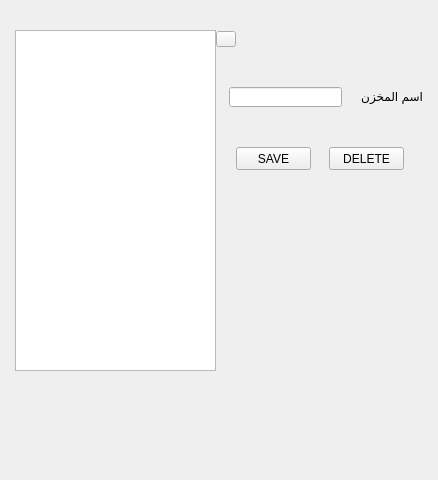
<?xml version="1.0" encoding="UTF-8"?>
<ui version="4.0">
 <class>storage_rege</class>
 <widget class="QDialog" name="storage_rege">
  <property name="geometry">
   <rect>
    <x>0</x>
    <y>0</y>
    <width>438</width>
    <height>480</height>
   </rect>
  </property>
  <property name="windowTitle">
   <string>Dialog</string>
  </property>
  <widget class="QLabel" name="label">
   <property name="geometry">
    <rect>
     <x>352</x>
     <y>84</y>
     <width>71</width>
     <height>25</height>
    </rect>
   </property>
   <property name="text">
    <string>اسم المخزن</string>
   </property>
  </widget>
  <widget class="QPushButton" name="pushButton_2">
   <property name="geometry">
    <rect>
     <x>236</x>
     <y>147</y>
     <width>75</width>
     <height>23</height>
    </rect>
   </property>
   <property name="text">
    <string>SAVE</string>
   </property>
   <property name="autoDefault">
    <bool>false</bool>
   </property>
  </widget>
  <widget class="QListView" name="listView">
   <property name="geometry">
    <rect>
     <x>15</x>
     <y>30</y>
     <width>201</width>
     <height>341</height>
    </rect>
   </property>
  </widget>
  <widget class="QLineEdit" name="lineEdit">
   <property name="geometry">
    <rect>
     <x>229</x>
     <y>87</y>
     <width>113</width>
     <height>20</height>
    </rect>
   </property>
  </widget>
  <widget class="QPushButton" name="pushButton_3">
   <property name="geometry">
    <rect>
     <x>216</x>
     <y>31</y>
     <width>20</width>
     <height>16</height>
    </rect>
   </property>
   <property name="text">
    <string/>
   </property>
   <property name="icon">
    <iconset resource="rc.qrc">
     <normaloff>:/Rc/Img/cancel.png</normaloff>:/Rc/Img/cancel.png</iconset>
   </property>
   <property name="iconSize">
    <size>
     <width>30</width>
     <height>30</height>
    </size>
   </property>
   <property name="autoDefault">
    <bool>false</bool>
   </property>
  </widget>
  <widget class="QPushButton" name="pushButton">
   <property name="geometry">
    <rect>
     <x>329</x>
     <y>147</y>
     <width>75</width>
     <height>23</height>
    </rect>
   </property>
   <property name="text">
    <string>DELETE</string>
   </property>
   <property name="autoDefault">
    <bool>false</bool>
   </property>
  </widget>
 </widget>
 <resources>
  <include location="rc.qrc"/>
 </resources>
 <connections/>
</ui>
